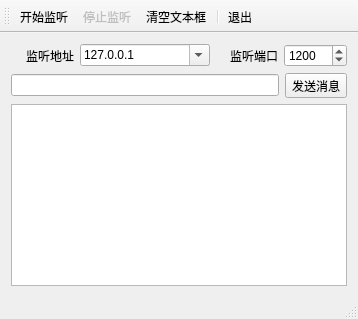
<?xml version="1.0" encoding="UTF-8"?>
<ui version="4.0">
 <class>MainWindow</class>
 <widget class="QMainWindow" name="MainWindow">
  <property name="geometry">
   <rect>
    <x>0</x>
    <y>0</y>
    <width>358</width>
    <height>319</height>
   </rect>
  </property>
  <property name="windowTitle">
   <string>MainWindow</string>
  </property>
  <widget class="QWidget" name="centralWidget">
   <layout class="QVBoxLayout" name="verticalLayout">
    <item>
     <layout class="QHBoxLayout" name="horizontalLayout">
      <item>
       <widget class="QLabel" name="label">
        <property name="text">
         <string>监听地址</string>
        </property>
        <property name="alignment">
         <set>Qt::AlignRight|Qt::AlignTrailing|Qt::AlignVCenter</set>
        </property>
       </widget>
      </item>
      <item>
       <widget class="QComboBox" name="comboIP">
        <property name="minimumSize">
         <size>
          <width>130</width>
          <height>0</height>
         </size>
        </property>
        <property name="editable">
         <bool>true</bool>
        </property>
        <property name="duplicatesEnabled">
         <bool>false</bool>
        </property>
        <item>
         <property name="text">
          <string>127.0.0.1</string>
         </property>
        </item>
       </widget>
      </item>
      <item>
       <widget class="QLabel" name="label_2">
        <property name="text">
         <string>监听端口</string>
        </property>
        <property name="alignment">
         <set>Qt::AlignRight|Qt::AlignTrailing|Qt::AlignVCenter</set>
        </property>
       </widget>
      </item>
      <item>
       <widget class="QSpinBox" name="spinPort">
        <property name="minimum">
         <number>1</number>
        </property>
        <property name="maximum">
         <number>65535</number>
        </property>
        <property name="value">
         <number>1200</number>
        </property>
       </widget>
      </item>
     </layout>
    </item>
    <item>
     <layout class="QHBoxLayout" name="horizontalLayout_2">
      <item>
       <widget class="QLineEdit" name="editMsg"/>
      </item>
      <item>
       <widget class="QToolButton" name="btnSend">
        <property name="text">
         <string>发送消息</string>
        </property>
       </widget>
      </item>
     </layout>
    </item>
    <item>
     <widget class="QPlainTextEdit" name="plainTextEdit"/>
    </item>
   </layout>
  </widget>
  <widget class="QMenuBar" name="menuBar">
   <property name="geometry">
    <rect>
     <x>0</x>
     <y>0</y>
     <width>358</width>
     <height>17</height>
    </rect>
   </property>
  </widget>
  <widget class="QToolBar" name="mainToolBar">
   <property name="toolButtonStyle">
    <enum>Qt::ToolButtonTextUnderIcon</enum>
   </property>
   <attribute name="toolBarArea">
    <enum>TopToolBarArea</enum>
   </attribute>
   <attribute name="toolBarBreak">
    <bool>false</bool>
   </attribute>
   <addaction name="actStart"/>
   <addaction name="actStop"/>
   <addaction name="actClear"/>
   <addaction name="separator"/>
   <addaction name="actQuit"/>
  </widget>
  <widget class="QStatusBar" name="statusBar"/>
  <action name="actStart">
   <property name="icon">
    <iconset resource="res.qrc">
     <normaloff>:/images/images/620.bmp</normaloff>:/images/images/620.bmp</iconset>
   </property>
   <property name="text">
    <string>开始监听</string>
   </property>
   <property name="toolTip">
    <string>开始监听</string>
   </property>
  </action>
  <action name="actStop">
   <property name="enabled">
    <bool>false</bool>
   </property>
   <property name="icon">
    <iconset resource="res.qrc">
     <normaloff>:/images/images/624.bmp</normaloff>:/images/images/624.bmp</iconset>
   </property>
   <property name="text">
    <string>停止监听</string>
   </property>
   <property name="toolTip">
    <string>停止监听</string>
   </property>
  </action>
  <action name="actQuit">
   <property name="icon">
    <iconset resource="res.qrc">
     <normaloff>:/images/images/132.bmp</normaloff>:/images/images/132.bmp</iconset>
   </property>
   <property name="text">
    <string>退出</string>
   </property>
   <property name="toolTip">
    <string>退出本程序</string>
   </property>
  </action>
  <action name="actClear">
   <property name="icon">
    <iconset resource="res.qrc">
     <normaloff>:/images/images/212.bmp</normaloff>:/images/images/212.bmp</iconset>
   </property>
   <property name="text">
    <string>清空文本框</string>
   </property>
   <property name="toolTip">
    <string>清空文本框</string>
   </property>
  </action>
  <action name="actHostInfo">
   <property name="icon">
    <iconset resource="res.qrc">
     <normaloff>:/images/images/110.JPG</normaloff>:/images/images/110.JPG</iconset>
   </property>
   <property name="text">
    <string>本机地址</string>
   </property>
   <property name="toolTip">
    <string>获取本机地址</string>
   </property>
  </action>
 </widget>
 <layoutdefault spacing="6" margin="11"/>
 <resources>
  <include location="res.qrc"/>
 </resources>
 <connections>
  <connection>
   <sender>actQuit</sender>
   <signal>triggered()</signal>
   <receiver>MainWindow</receiver>
   <slot>close()</slot>
   <hints>
    <hint type="sourcelabel">
     <x>-1</x>
     <y>-1</y>
    </hint>
    <hint type="destinationlabel">
     <x>178</x>
     <y>159</y>
    </hint>
   </hints>
  </connection>
 </connections>
</ui>
